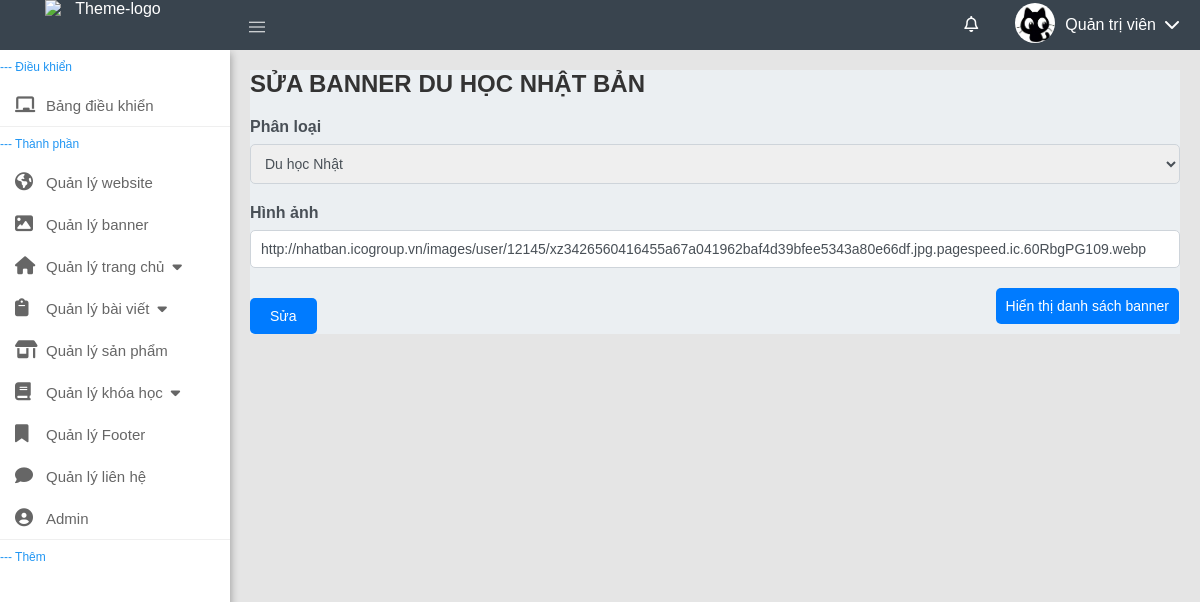
The app's page /Admin/index.php?task=suabaner&bn=dhnb&idsua=2 (signed in) with its own data.
### tables this page shows
CREATE TABLE `ql_dangnhap` (
  `id` int(11) NOT NULL,
  `use` varchar(50) NOT NULL,
  `pass` varchar(30) NOT NULL,
  `tgbd` varchar(255) NOT NULL,
  `tthai` varchar(255) NOT NULL,
  `tgdn` int(11) NOT NULL,
  `level` int(11) NOT NULL,
  `hdcuoi` varchar(255) NOT NULL,
  `hide` varchar(255) NOT NULL,
  `tenhh` varchar(255) NOT NULL,
  `img` longtext NOT NULL,
  `pquyen` varchar(255) NOT NULL
);

CREATE TABLE `ql_baner` (
  `baner` longtext NOT NULL,
  `pl` varchar(200) NOT NULL,
  `id` int(11) NOT NULL,
  `note` varchar(255) NOT NULL
);

### Admin/views/view.php (called while the page is built, shortened)
<?php
class View{
    public function suabaner(){
        include_once 'templates/qlbn.php';
    }
}
?>

### Admin/controllers/controller.php (called while the page is built, shortened)
<?php
require_once "models/model.php";
require_once "views/view.php";
class Controller
{
	var $model, $view, $useLogin, $uploadfile;
	function __construct()
	{
		$this->view = new View();
	}
	public function suabaner()
	{
		$this->view->suabaner();
	}
}
?>

### Admin/models/model.php (called while the page is built, shortened)
<?php
class Model
{
    public $conn;
    public function __construct()
    {
        $this->conn = mysqli_connect('localhost', 'root', '', 'ico_web_final', 4306);
    }
    public function getDatabanerid($id)
    {
        $sql = "SELECT * FROM `ql_baner` WHERE `id` = $id";
        return mysqli_query($this->conn, $sql);
    }
    public function getDatause($use)
    {
        $sql = "SELECT * FROM `ql_dangnhap` where `use`='$use'";
        return mysqli_query($this->conn, $sql);
    }
}
?>

### Admin/templates/qlbn.php (the view, shortened to what this page needs)
<?php
require_once "templates/header.php";
?>
<body>
    <?php
    require_once "model/head.php";
    ?>
    <div class="layout">
        <?php
        require_once "model/navbar.php";
        ?>
        <main class="content">
            <?php
            $getct = isset($_GET['bn']) ? $_GET['bn'] : "";
            if ($getct == "dhduc") {
                $ct = " du học Đức";
            } elseif ($getct == "xkldnhat") {
                $ct = " giới thiệu xuất khẩu lao động";
            } elseif ($getct == "dhuc") {
                $ct = " du học Úc";
            } elseif ($getct == "dhdl") {
                $ct = " du học Đài Loan";
            } elseif ($getct == "dhnb") {
                $ct = " du học Nhật Bản";
            } elseif ($getct == "dhhq") {
                $ct = " du học Hàn Quốc";
            } elseif ($getct == "contact") {
                $ct = " Trang liên hệ";
            } else
                $ct = "";
            ?>
            <div class="admin-dashboard">
                <h2 class="text-center mb-4">Sửa banner <?php echo $ct ?></h2>
                <form action="" method="post">
                    <?php
                    require_once 'models/model.php';
                    $model = new Model();
                    $getid = $_GET['idsua'];
                    $result = mysqli_fetch_assoc($model->getDatabanerid($getid));
                    ?>
                    <div class="mb-3">
                        <label for="title" class="form-label">Phân loại</label>
                        <select name="pl" class="form-control">
                            <option value="dhnb" <?php if ($getct == "dhnb")
                                echo "selected"; ?>>Du học Nhật</option>
                        </select>
                    </div>
                    <div class="mb-3">
                        <label for="image" class="form-label">Hình ảnh</label>
                        <input type="text" class="form-control" name="baner" id="image"
                            value="<?php echo $result['baner'] ?>">
                    </div>
                    <div class="d-flex justify-content-end btnnn">
                        <button type="submit" name="editbaner" class="btn btn-primary">Sửa</button>
                        <a href="index.php?task=qlbaner" class="btn btn-primary ht">Hiển thị danh
                            sách banner</a>
                    </div>
                </form>
            </div>
        </main>
    </div>
</body>
</html>

### Admin/model/head.php (shortened to what this page needs)
<header class="header">
        <a href="../Ico_Web" target="_blank" class="logo"><img class="img-fluid able-logo" src="https://lh3.googleusercontent.com/pw/AP1GczOP6fUst1ZQrf3L-XPUmJIZFw_g5dPuuZnfLEswWuls0vOg6gFjxTMD_FHuQsWAVxqlHr2_xMPJDmmKoF9HO45CKdoikdvBtjrasDWEdCV4QxYDfmrW4p3vEFAzYeEyctCW67Ij51HppMzHLcKVny_PFg=w1355-h590-s-no-gm?authuser=1"
                alt="Theme-logo"></a>
        <div class="navbar">
            <a href="#!" class="sidebar-toggle"> <span class="material-symbols-outlined">
                </span></a>
            <div class="navbar-custom">
                <ul class="item-nav">
                    <li class="dropdown"><a href="#!" class="dropdown-toggle dropdown-js"><i
                                class="fa-regular fa-bell"></i>
                        </a>
                    </li>
                    <?php
                    require_once "models/model.php";
                    $model = new Model();
                    $row = mysqli_fetch_assoc($model->getDatause($_SESSION['use'])); ?>
                    <li class="dropdown"><a href="#!" class="dropdown-toggle2 dropdown-js">
                            <div><img src="assets/profile/<?php if(!empty($row['img']))echo $row['img'];else echo "unknown.webp" ?>" width="40px" height="40px" style="border-radius: 50%;">
                            </div>
                            <div>
                                 <span><?php
                                    echo $row['tenhh'];
                                    ?></span><i class="fa-solid fa-chevron-down"></i></div></i>
                        </a>
                    </li>
                </ul>
            </div>
        </div>
    </header>

### Admin/assets/css/qlnavbar.css (style rules this page uses)
h2.text-center { font-size: 24px; color: #333; margin-bottom: 20px; text-transform: uppercase; }
.form-label { font-weight: bold; color: #495057; margin-bottom: 8px; display: block; }
.form-control { border: 1px solid #ced4da; border-radius: 5px; padding: 10px; font-size: 14px; color: #495057; width: 100%; transition: border-color 0.3s; }
button { padding: 10px 20px; font-size: 14px; border: none; border-radius: 5px; cursor: pointer; transition: background-color 0.3s; }
.btn-primary { background-color: #007bff; color: white; padding: 10px 20px; font-size: 14px; border: none; border-radius: 5px; cursor: pointer; transition: background-color 0.3s; }
.mb-3 { margin-bottom: 20px; }
body { font-family: Arial, sans-serif; }
button { margin-top: 10px; padding: 8px 12px; cursor: pointer; }

### Admin/assets/css/style.css (style rules this page uses)
ul, li { list-style-type: none; }
* { padding: 0; margin: 0; box-sizing: border-box; word-break: break-word; }
a { text-decoration: none; color: #fff; }
body { margin: 0; font-family: Arial, sans-serif; display: flex; flex-direction: column; height: 100vh; color: #373a3c; }
.header { display: flex; background-color: #39444E; color: white; z-index: 1000; max-height: 50px; height: 50px; }
.navbar { color: white; height: 100%; flex: 1; display: flex; justify-content: space-between; }
.navbar .navbar-custom .item-nav { display: flex; justify-content: space-between; min-width: 150px; height: 100%; margin: 0 10px; align-items: center; }
.logo { display: block; width: 230px; text-align: center; overflow: hidden; }
.able-logo { display: inline-block; margin-right: 10px; width: 130px; }
.material-symbols-outlined { font-variation-settings: 'FILL' 0, 'wght' 200, 'GRAD' 0, 'opsz' 24; color: white; display: inline-block; height: 20px; padding: 15px; align-items: center; }
.fa-bell { font-size: 16px; }
.sidebar-toggle { height: 50px; align-items: center; }
.header .dropdown { position: relative; }
.header .dropdown .dropdown-toggle2 { display: flex; align-items: center; margin: auto 10px; }
.header .dropdown .dropdown-toggle2 div:last-child span { margin-right: 8px; line-height: 50px; }
.header .dropdown .dropdown-toggle2 img { margin: auto 10px; }
.item-nav .dropdown-toggle { line-height: 50px; padding: 17px; }
.layout { display: flex; flex: 1; height: 100%; }
.content { flex: 1; padding: 20px; background-color: #E5E5E5; height: calc(100vh - 50px); }
.admin-dashboard { background: #EBEFF2; }
.justify-content-end .ht { position: absolute; display: block; width: fit-content; right: 0; }
.btnnn { display: flex; }
.btnnn .ht { right: 21px; padding: 10px; }

### records on screen
ql_dangnhap: img (picture), tenhh "Quản trị viên"
ql_baner: baner "http://nhatban.icogroup.vn/images/user/12145/xz3426560416455a67a041962baf4d39bfee5343a80e66df.jpg.pagespeed.ic.60RbgPG109.webp"

### other values on screen
$ct "DU HỌC NHẬT BẢN"
